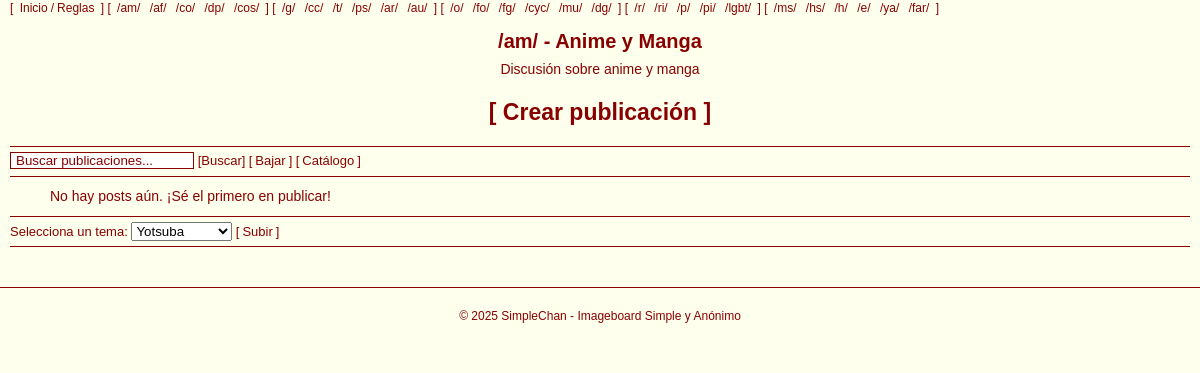
Screenshot of /boards.php?board=am with the database file from the repository.
### tables this page shows
CREATE TABLE boards (
    id INT AUTO_INCREMENT PRIMARY KEY,
    name VARCHAR(50) NOT NULL,
    description TEXT NOT NULL,
    created_at TIMESTAMP DEFAULT CURRENT_TIMESTAMP,
    short_id VARCHAR(10) NOT NULL UNIQUE,
    category VARCHAR(50) NOT NULL,
    is_nsfw BOOLEAN DEFAULT FALSE
);

### functions.php (called while the page is built, shortened)
<?php
require_once 'config.php';
function get_board_by_short_id($short_id) {
    global $pdo;
    $stmt = $pdo->prepare("SELECT * FROM boards WHERE BINARY short_id = ? LIMIT 1");
    $stmt->execute([$short_id]);
    return $stmt->fetch(PDO::FETCH_ASSOC);
}
function get_all_boards() {
    global $pdo;
    $stmt = $pdo->query("
        SELECT *, IF(is_nsfw = 1, 'NSFW', '') AS nsfw_label
        FROM boards
        ORDER BY id ASC
    ");
    return $stmt->fetchAll(PDO::FETCH_ASSOC);
}
?>

### boards.php (the view, shortened to what this page needs)
<?php
require_once 'config.php';
require_once 'functions.php';
class BoardController {
    private $board;
    private $board_id;
    private $current_page;
    private $posts_per_page = 10;
    private $search_results = null;
    public function __construct() {
        $this->initializeBoard();
    }
    private function initializeBoard() {
        $board_name = $_GET['board'] ?? null;
        $this->board_id = $_GET['board_id'] ?? null;
        if ($board_name) {
            $board_name = urldecode(trim($board_name));
            $this->board = get_board_by_short_id($board_name);
            if ($this->board) {
                $this->board_id = $this->board['id'];
            } else {
                $this->handleError('El tablón no existe.');
            }
        } elseif ($this->board_id) {
            $this->board_id = (int)$this->board_id;
            $this->board = get_board_by_id($this->board_id);
            if (!$this->board) {
                $this->handleError('El tablón no existe.');
            }
        } else {
            $this->handleError('No se especificó un tablón válido.');
        }
    }
    private function initializePagination() {
        $this->current_page = max(1, (int)($_GET['page'] ?? 1));
    }
    public function getPosts() {
        $offset = ($this->current_page - 1) * $this->posts_per_page;
        return get_posts_by_board($this->board_id, $this->posts_per_page, $offset);
    }
    public function getAllBoardsByCategory() {
        $all_boards = get_all_boards();
        $boards_by_category = [];
        foreach ($all_boards as $nav_board) {
            $category = $nav_board['category'] ?? 'Sin categoría';
            if (!isset($boards_by_category[$category])) {
                $boards_by_category[$category] = [];
            }
            $boards_by_category[$category][] = $nav_board;
        }
        return $boards_by_category;
    }
    public function getBoard() {
        return $this->board;
    }
    public function getSearchResults() {
        return $this->search_results;
    }
}
class BoardView {
    private $controller;
    private $board;
    private $posts;
    private $boards_by_category;
    public function __construct(BoardController $controller) {
        $this->controller = $controller;
        $this->board = $controller->getBoard();
        $this->posts = $controller->getPosts();
        $this->boards_by_category = $controller->getAllBoardsByCategory();
    }
    public function render() {
        ?>
        <!DOCTYPE html>
        <html lang="es">
        <head>
            <link rel="stylesheet" href="assets/css/style.css">
            <link rel="stylesheet" href="assets/css/themes.css">
        </head>
        <body id="top">
            <?php $this->renderNavigation(); ?>
            <?php $this->renderHeader(); ?>
            <?php $this->renderCreatePostSection(); ?>
            <?php $this->renderMiniMenu(); ?>
            <main>
                <?php $this->renderPostsSection(); ?>
            </main>
            <?php $this->renderThemes(); ?>
            <?php $this->renderFooter(); ?>
        </body>
        </html>
        <?php
    }
    private function renderNavigation() {
        ?>
        <nav>
            <ul>
                [<li>
                    <a href="index.php">Inicio</a>/<a href="reglas.php">Reglas</a>
                </li>]
                <?php foreach ($this->boards_by_category as $category => $boards): ?>
                    [<?php foreach ($boards as $nav_board): ?>
                        <li>
                            <a href="boards.php?board=<?php echo htmlspecialchars($nav_board['short_id']); ?>"
                               title="<?php echo htmlspecialchars($nav_board['name']); ?>">
                               /<?php echo htmlspecialchars($nav_board['short_id']); ?>/
                            </a>
                        </li>
                    <?php endforeach; ?>]
                <?php endforeach; ?>
            </ul>
        </nav>
        <?php
    }
    private function renderHeader() {
        ?>
        <header>
            <?php $this->renderInfoBoard(); ?>
        </header>
        <?php
    }
    private function renderInfoBoard() {
        ?>
        <h1>/<?php echo htmlspecialchars($this->board['short_id']); ?>/ - <?php echo htmlspecialchars($this->board['name']); ?></h1>
        <p><?php echo htmlspecialchars($this->board['description']); ?></p>
        <?php
    }
    private function renderMiniMenu() {
        ?>
        <nav>
            <ul class="mini-menu">
                <form method="get" action="boards.php" class="search-form" style="margin:0">
                    <input type="text" name="query" placeholder="Buscar publicaciones..."
                        value="<?php echo isset($_GET['query']) ? htmlspecialchars($_GET['query']) : ''; ?>" required autocomplete="off">
                    [<button type="submit">Buscar</button>]
                </form>
                <li>[<a href="#footer">Bajar</a>]</li>
                <li>[<a href="catalog.php?board=<?php echo htmlspecialchars($this->board['short_id']); ?>">Catálogo</a>]</li>
            </ul>
        </nav>
        <?php
    }
    private function renderCreatePostSection() {
        ?>
        <section class="create-post">
            [ <button onclick="toggleCreateForm('post')" id="toggle-post" class="btn-create-post">
                Crear publicación
            </button> ]
        </section>
        <?php
    }
        ?>
        <?php
    private function renderPostsSection() {
        ?>
        <section class="posts">
            <?php if (empty($this->posts)): ?>
                <?php if ($this->controller->getSearchResults() !== null): ?>
                    <p>No se encontraron publicaciones que coincidan con tu búsqueda.</p>
                <?php else: ?>
                    <p>No hay posts aún. ¡Sé el primero en publicar!</p>
                <?php endif; ?>
            <?php endif; ?>
        </section>
        <?php
    }
        ?>
        <?php
    private function renderThemes() {
        ?>
        <nav>
            <ul class="mini-menu">
                <div class="theme-selector">
                    <label for="theme-select">Selecciona un tema:</label>
                    <select id="theme-select" onchange="changeTheme(this.value)">
                        <option value="yotsuba">Yotsuba</option>
                    </select>
                </div>
                <li>[<a href="#top">Subir</a>]</li>
            </ul>
        </nav>
        <?php
    }
    private function renderFooter() {
        ?>
        <footer id="footer">
            <p>&copy; 2025 SimpleChan - Imageboard Simple y Anónimo</p>
        </footer>
        <?php
    }
}
try {
    $controller = new BoardController();
    $view = new BoardView($controller);
    $view->render();
} catch (Exception $e) {
    header("Location: 404.php");
    exit;
}
?>

### assets/css/style.css (style rules this page uses)
:root { --primary-color: #800; --primary-hover: #e00; --secondary-color: #008705; --accent-color: #cc1105; --danger-color: #ca2f2f; --success-color: #09780d; --body-bg: #ffe; --body-bg-image: url('../imgs/fade.png'); --content-bg: #fff3f3; --form-bg: #f7e5e5; --reply-bg: #f7e5e5; --input-bg: #fff; --file-bg: #fbf2f2; --button-bg: #f7e5e5; --button-hover-bg: #eed5d5; --boxbar-bg: #fca; --border-color: #800; --border-style: 1px solid var(--border-color); --text-color: #800; --text-light: #800; --link-color: #800; --link-hover: #e00; --boards-text-color: #800; --admin-name-color: red; --placeholder-color: #800; --error-bg: #f6c6c6; --error-border: #ca2f2f; --error-text: #ca2f2f; --success-bg: #aec6ae; --success-border: #09780d; --success-text: #09780d; --danger-bg: #ffcece; --deleted-bg: #ffbfbf; --greentext-color: #228B22; --pinktext-color: #e75480; --spoiler-bg: #1a1a1a; --spoiler-text: #fff; --nsfw-color: red; --scrollbar-track: #2d2d2d; --scrollbar-thumb: #555; --scrollbar-thumb-hover: #666; --font-family: Arial, sans-serif; --font-size-base: 14px; --font-size-small: 12px; --font-size-xs: 9px; --font-size-large: 16px; --font-size-xl: 20px; --font-size-xxl: 23px; --line-height: 1.4; --spacing-xs: 3px; --spacing-sm: 5px; --spacing-md: 10px; --spacing-lg: 15px; --spacing-xl: 20px; --spacing-xxl: 40px; --max-width: 1100px; --border-radius: 3px; --border-radius-md: 6px; --mobile-breakpoint: 600px; --tablet-breakpoint: 768px; --desktop-breakpoint: 1024px; }
* { margin: 0; padding: 0; box-sizing: border-box; scrollbar-width: thin; }
body { font-family: var(--font-family); font-size: var(--font-size-base); line-height: var(--line-height); background: var(--body-bg) var(--body-bg-image) top repeat-x; color: var(--text-color); }
a { color: var(--link-color); text-decoration: none; }
header { text-align: center; padding-top: var(--spacing-md); }
header h1 { font-size: var(--font-size-xl); margin-bottom: var(--spacing-sm); }
nav ul { font-size: var(--font-size-small); list-style: none; display: block; margin: 0 var(--spacing-md); }
nav ul li { display: inline; }
nav ul li a { padding: 0 var(--spacing-xs); }
main { max-width: var(--max-width); margin: 0 auto; }
input::placeholder, textarea::placeholder { color: var(--placeholder-color); }
button { padding: 8px var(--spacing-lg); background-color: var(--button-bg); border: var(--border-style); cursor: pointer; font-size: 13px; color: var(--text-color); font-family: var(--font-family); }
.create-post, .btn-create-post, .create-reply, .btn-create-reply, .btn-cancel { font-size: var(--font-size-xxl); font-weight: 700; text-align: center; margin: var(--spacing-md) 0; }
.search-form button, .btn-create-post, .btn-create-reply, .btn-cancel, .btn-report, .btn-unlock, .btn-lock, .btn-unpin, .btn-pin { background: none; border: none; color: var(--link-color); padding: 0; }
.mini-menu { border-top: var(--border-style); border-bottom: var(--border-style); margin: var(--spacing-md); padding: var(--spacing-sm) 0; }
.mini-menu form, .mini-menu li, .mini-menu div { display: inline-block; font-size: 13px; }
.mini-menu form input[type="text"] { background-color: var(--input-bg); border: var(--border-style); padding-left: var(--spacing-sm); font-family: var(--font-family); }
footer { text-align: center; padding: var(--spacing-xl); color: var(--text-color); font-size: var(--font-size-small); border-top: var(--border-style); margin-top: var(--spacing-xxl); }

### rows the page displays
boards: short "am", name "Anime y Manga", description "Discusión sobre anime y manga"
boards: short "af"
boards: short "co"
boards: short "dp"
boards: short "cos"
boards: short "g"
boards: short "cc"
boards: short "t"
boards: short "ps"
boards: short "ar"
boards: short "au"
boards: short "o"
boards: short "fo"
boards: short "fg"
boards: short "cyc"
boards: short "mu"
boards: short "dg"
boards: short "r"
boards: short "ri"
boards: short "p"
boards: short "pi"
boards: short "lgbt"
boards: short "ms"
boards: short "hs"
boards: short "h"
boards: short "e"
boards: short "ya"
boards: short "far"
